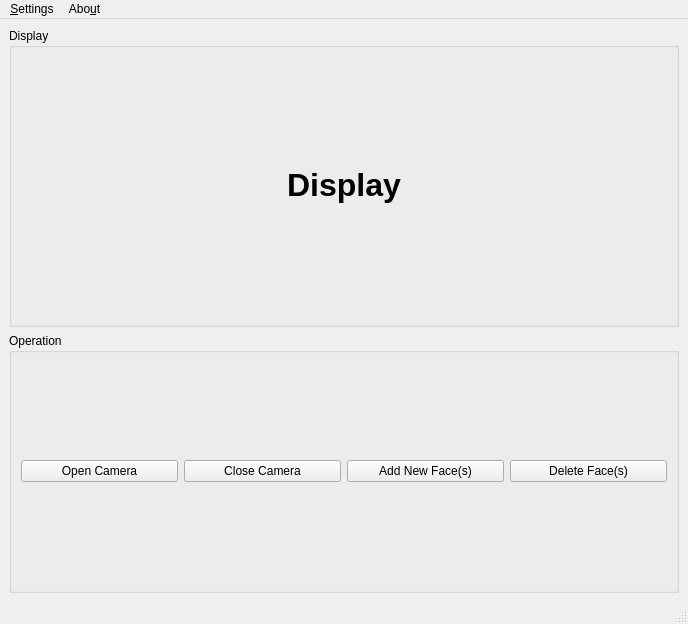
<?xml version="1.0" encoding="UTF-8"?>
<ui version="4.0">
 <class>MainWindow</class>
 <widget class="QMainWindow" name="MainWindow">
  <property name="geometry">
   <rect>
    <x>0</x>
    <y>0</y>
    <width>688</width>
    <height>624</height>
   </rect>
  </property>
  <property name="windowTitle">
   <string>Face Recognition</string>
  </property>
  <widget class="QWidget" name="centralwidget">
   <layout class="QVBoxLayout" name="verticalLayout">
    <item>
     <widget class="QGroupBox" name="groupBox">
      <property name="title">
       <string>Display</string>
      </property>
      <layout class="QVBoxLayout" name="verticalLayout_2">
       <item alignment="Qt::AlignHCenter|Qt::AlignVCenter">
        <widget class="QWidget" name="widget_ShowImg" native="true">
         <property name="minimumSize">
          <size>
           <width>352</width>
           <height>240</height>
          </size>
         </property>
         <property name="maximumSize">
          <size>
           <width>1580</width>
           <height>720</height>
          </size>
         </property>
         <layout class="QGridLayout" name="gridLayout_2">
          <item row="0" column="0" alignment="Qt::AlignHCenter|Qt::AlignVCenter">
           <widget class="QLabel" name="label_CameraShow">
            <property name="enabled">
             <bool>true</bool>
            </property>
            <property name="minimumSize">
             <size>
              <width>352</width>
              <height>240</height>
             </size>
            </property>
            <property name="maximumSize">
             <size>
              <width>1580</width>
              <height>720</height>
             </size>
            </property>
            <property name="text">
             <string>&lt;html&gt;&lt;head/&gt;&lt;body&gt;&lt;p align=&quot;center&quot;&gt;&lt;span style=&quot; font-size:24pt; font-weight:600;&quot;&gt;Display&lt;/span&gt;&lt;/p&gt;&lt;/body&gt;&lt;/html&gt;</string>
            </property>
           </widget>
          </item>
         </layout>
        </widget>
       </item>
      </layout>
     </widget>
    </item>
    <item>
     <widget class="QGroupBox" name="groupBox_Operation">
      <property name="title">
       <string>Operation</string>
      </property>
      <layout class="QHBoxLayout" name="horizontalLayout">
       <item>
        <widget class="QPushButton" name="pushButton_OpenCamera">
         <property name="text">
          <string>Open Camera</string>
         </property>
        </widget>
       </item>
       <item>
        <widget class="QPushButton" name="pushButton_CloseCamera">
         <property name="text">
          <string>Close Camera</string>
         </property>
        </widget>
       </item>
       <item>
        <widget class="QPushButton" name="pushButton_AddNewFaces">
         <property name="text">
          <string>Add New Face(s)</string>
         </property>
        </widget>
       </item>
       <item>
        <widget class="QPushButton" name="pushButton_DeleteFaces">
         <property name="text">
          <string>Delete Face(s)</string>
         </property>
        </widget>
       </item>
      </layout>
     </widget>
    </item>
   </layout>
  </widget>
  <widget class="QMenuBar" name="menubar">
   <property name="geometry">
    <rect>
     <x>0</x>
     <y>0</y>
     <width>688</width>
     <height>30</height>
    </rect>
   </property>
   <widget class="QMenu" name="menuSettings">
    <property name="title">
     <string>&amp;Settings</string>
    </property>
    <addaction name="actionPreferencs"/>
   </widget>
   <widget class="QMenu" name="menuAbout">
    <property name="title">
     <string>Abo&amp;ut</string>
    </property>
    <addaction name="actionAbout_Face_Recognition"/>
    <addaction name="actionAbout_Qt"/>
   </widget>
   <addaction name="menuSettings"/>
   <addaction name="menuAbout"/>
  </widget>
  <widget class="QStatusBar" name="statusbar"/>
  <action name="actionPreferencs">
   <property name="text">
    <string>&amp;Preferencs</string>
   </property>
  </action>
  <action name="actionAbout_Face_Recognition">
   <property name="text">
    <string>&amp;About Face Recognition</string>
   </property>
  </action>
  <action name="actionAbout_Qt">
   <property name="text">
    <string>About &amp;Qt</string>
   </property>
  </action>
 </widget>
 <resources/>
 <connections/>
</ui>
